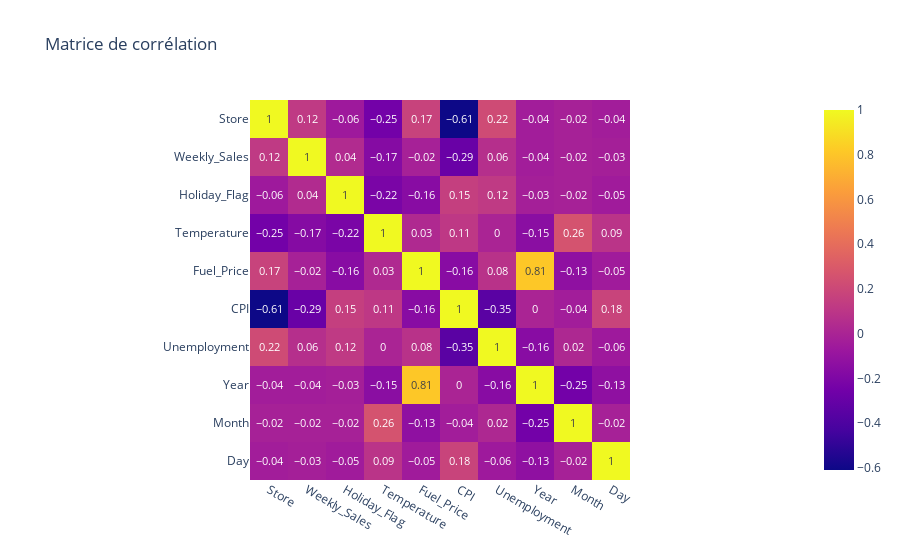
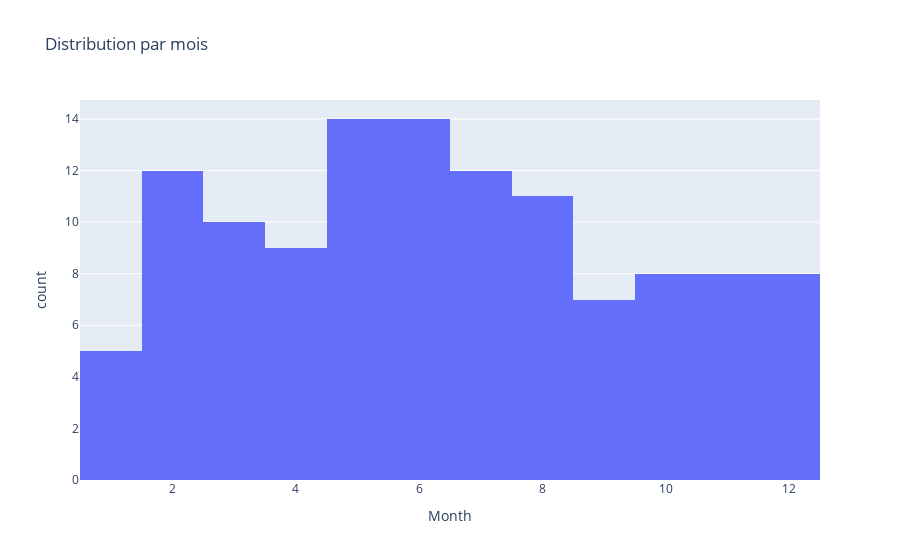
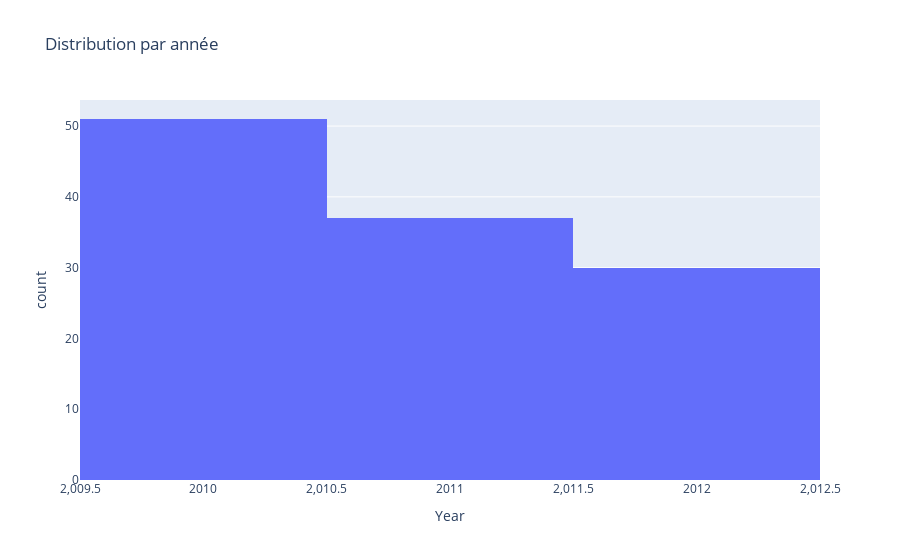

Source (notebook cell) for these figures, in order:
### Code cell
# EDA après preprocessing
print("Pourcentage de valeurs manquantes après preprocessing :")
display(100 * Walmart_processed.isnull().sum() / Walmart_processed.shape[0])

# Matrice de corrélation
corr_matrix = Walmart_processed.corr().round(2)
px.imshow(corr_matrix, text_auto=True, title="Matrice de corrélation").show()

# Distribution des nouvelles variables temporelles
px.histogram(Walmart_processed, x="Month", title="Distribution par mois").show()
px.histogram(Walmart_processed, x="Year", title="Distribution par année").show()

### Figure 1 — Plotly figure (JSON) as saved in the notebook; plotly's stock layout.template omitted (floating-point values rounded to 4 significant figures)
{"data": [{"coloraxis": "coloraxis", "hovertemplate": "x: %{x}<br>y: %{y}<br>color: %{z}<extra></extra>", "name": "0", "texttemplate": "%{z}", "type": "heatmap", "x": ["Store", "Weekly_Sales", "Holiday_Flag", "Temperature", "Fuel_Price", "CPI", "Unemployment", "Year", "Month", "Day"], "xaxis": "x", "y": ["Store", "Weekly_Sales", "Holiday_Flag", "Temperature", "Fuel_Price", "CPI", "Unemployment", "Year", "Month", "Day"], "yaxis": "y", "z": [[1.0, 0.12, -0.06, -0.25, 0.17, -0.61, 0.22, -0.04, -0.02, -0.04], [0.12, 1.0, 0.04, -0.17, -0.02, -0.29, 0.06, -0.04, -0.02, -0.03], [-0.06, 0.04, 1.0, -0.22, -0.16, 0.15, 0.12, -0.03, -0.02, -0.05], [-0.25, -0.17, -0.22, 1.0, 0.03, 0.11, -0.0, -0.15, 0.26, 0.09], [0.17, -0.02, -0.16, 0.03, 1.0, -0.16, 0.08, 0.81, -0.13, -0.05], [-0.61, -0.29, 0.15, 0.11, -0.16, 1.0, -0.35, -0.0, -0.04, 0.18], [0.22, 0.06, 0.12, -0.0, 0.08, -0.35, 1.0, -0.16, 0.02, -0.06], [-0.04, -0.04, -0.03, -0.15, 0.81, -0.0, -0.16, 1.0, -0.25, -0.13], [-0.02, -0.02, -0.02, 0.26, -0.13, -0.04, 0.02, -0.25, 1.0, -0.02], [-0.04, -0.03, -0.05, 0.09, -0.05, 0.18, -0.06, -0.13, -0.02, 1.0]]}], "layout": {"coloraxis": {"colorscale": [[0, "#0d0887"], [0.1111, "#46039f"], [0.2222, "#7201a8"], [0.3333, "#9c179e"], [0.4444, "#bd3786"], [0.5556, "#d8576b"], [0.6667, "#ed7953"], [0.7778, "#fb9f3a"], [0.8889, "#fdca26"], [1, "#f0f921"]]}, "title": {"text": "Matrice de corrélation"}, "xaxis": {"anchor": "y", "constrain": "domain", "domain": [0, 1], "scaleanchor": "y"}, "yaxis": {"anchor": "x", "autorange": "reversed", "constrain": "domain", "domain": [0, 1]}}}

### Figure 2 — Plotly figure (JSON) as saved in the notebook; plotly's stock layout.template omitted (floating-point values rounded to 4 significant figures; data arrays with more than 128 entries replaced by an {"elided": "..."} marker saying what was removed)
{"data": [{"bingroup": "x", "hovertemplate": "Month=%{x}<br>count=%{y}<extra></extra>", "legendgroup": "", "marker": {"color": "#636efa", "pattern": {"shape": ""}}, "name": "", "orientation": "v", "showlegend": false, "type": "histogram", "x": {"elided": "136 float values"}, "xaxis": "x", "yaxis": "y"}], "layout": {"barmode": "relative", "legend": {"tracegroupgap": 0}, "title": {"text": "Distribution par mois"}, "xaxis": {"anchor": "y", "domain": [0, 1], "title": {"text": "Month"}}, "yaxis": {"anchor": "x", "domain": [0, 1], "title": {"text": "count"}}}}

### Figure 3 — Plotly figure (JSON) as saved in the notebook; plotly's stock layout.template omitted (floating-point values rounded to 4 significant figures; data arrays with more than 128 entries replaced by an {"elided": "..."} marker saying what was removed)
{"data": [{"bingroup": "x", "hovertemplate": "Year=%{x}<br>count=%{y}<extra></extra>", "legendgroup": "", "marker": {"color": "#636efa", "pattern": {"shape": ""}}, "name": "", "orientation": "v", "showlegend": false, "type": "histogram", "x": {"elided": "136 float values"}, "xaxis": "x", "yaxis": "y"}], "layout": {"barmode": "relative", "legend": {"tracegroupgap": 0}, "title": {"text": "Distribution par année"}, "xaxis": {"anchor": "y", "domain": [0, 1], "title": {"text": "Year"}}, "yaxis": {"anchor": "x", "domain": [0, 1], "title": {"text": "count"}}}}
